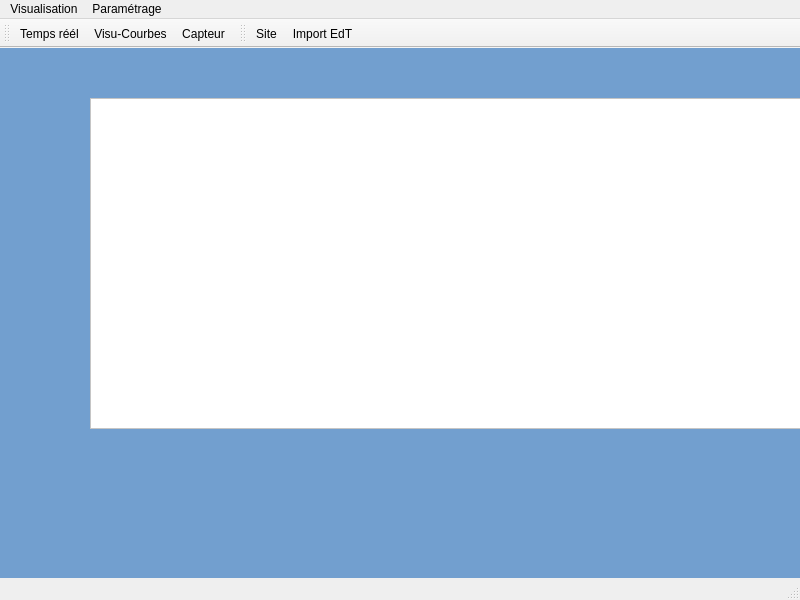
<?xml version="1.0" encoding="UTF-8"?>
<ui version="4.0">
 <class>MainWindow</class>
 <widget class="QMainWindow" name="MainWindow">
  <property name="geometry">
   <rect>
    <x>0</x>
    <y>0</y>
    <width>800</width>
    <height>600</height>
   </rect>
  </property>
  <property name="maximumSize">
   <size>
    <width>800</width>
    <height>600</height>
   </size>
  </property>
  <property name="baseSize">
   <size>
    <width>0</width>
    <height>0</height>
   </size>
  </property>
  <property name="windowTitle">
   <string>MainWindow</string>
  </property>
  <widget class="QWidget" name="centralwidget">
   <widget class="QStackedWidget" name="stackedWidget">
    <property name="geometry">
     <rect>
      <x>0</x>
      <y>0</y>
      <width>801</width>
      <height>531</height>
     </rect>
    </property>
    <property name="styleSheet">
     <string notr="true">background-color: rgb(114, 159, 207);</string>
    </property>
    <property name="currentIndex">
     <number>0</number>
    </property>
    <widget class="QWidget" name="Temps_reel">
     <widget class="QTableView" name="tableView">
      <property name="geometry">
       <rect>
        <x>90</x>
        <y>50</y>
        <width>711</width>
        <height>331</height>
       </rect>
      </property>
      <property name="sizePolicy">
       <sizepolicy hsizetype="Fixed" vsizetype="Fixed">
        <horstretch>0</horstretch>
        <verstretch>0</verstretch>
       </sizepolicy>
      </property>
      <property name="styleSheet">
       <string notr="true">background-color: rgb(255, 255, 255);
color: rgb(114, 159, 207);</string>
      </property>
      <property name="editTriggers">
       <set>QAbstractItemView::NoEditTriggers</set>
      </property>
      <property name="selectionMode">
       <enum>QAbstractItemView::NoSelection</enum>
      </property>
     </widget>
    </widget>
    <widget class="QWidget" name="Capteur"/>
    <widget class="QWidget" name="VisuCourbes"/>
    <widget class="QWidget" name="Site">
     <widget class="QLineEdit" name="lineEdit">
      <property name="geometry">
       <rect>
        <x>130</x>
        <y>50</y>
        <width>101</width>
        <height>21</height>
       </rect>
      </property>
      <property name="styleSheet">
       <string notr="true">background-color: rgb(255, 255, 255);</string>
      </property>
     </widget>
     <widget class="QLabel" name="label">
      <property name="geometry">
       <rect>
        <x>170</x>
        <y>30</y>
        <width>31</width>
        <height>16</height>
       </rect>
      </property>
      <property name="text">
       <string>Salle </string>
      </property>
     </widget>
     <widget class="QLabel" name="label_2">
      <property name="geometry">
       <rect>
        <x>270</x>
        <y>30</y>
        <width>58</width>
        <height>16</height>
       </rect>
      </property>
      <property name="text">
       <string>Batiment</string>
      </property>
     </widget>
     <widget class="QLineEdit" name="lineEdit_2">
      <property name="geometry">
       <rect>
        <x>250</x>
        <y>50</y>
        <width>101</width>
        <height>21</height>
       </rect>
      </property>
      <property name="styleSheet">
       <string notr="true">background-color: rgb(255, 255, 255);</string>
      </property>
     </widget>
    </widget>
    <widget class="QWidget" name="Import_EdT">
     <widget class="QCalendarWidget" name="calendarWidget_2">
      <property name="geometry">
       <rect>
        <x>10</x>
        <y>10</y>
        <width>461</width>
        <height>231</height>
       </rect>
      </property>
      <property name="styleSheet">
       <string notr="true">background-color: rgb(255, 255, 255);</string>
      </property>
     </widget>
    </widget>
   </widget>
  </widget>
  <widget class="QMenuBar" name="menubar">
   <property name="geometry">
    <rect>
     <x>0</x>
     <y>0</y>
     <width>800</width>
     <height>20</height>
    </rect>
   </property>
   <widget class="QMenu" name="menuVisualisation">
    <property name="title">
     <string>Visualisation</string>
    </property>
    <addaction name="actionTemps_r_l"/>
    <addaction name="actionCapteur"/>
    <addaction name="actionVisu_Courbes"/>
   </widget>
   <widget class="QMenu" name="menuParam_trage">
    <property name="title">
     <string>Paramétrage</string>
    </property>
    <addaction name="actionSite"/>
    <addaction name="actionImport_EdT"/>
   </widget>
   <addaction name="menuVisualisation"/>
   <addaction name="menuParam_trage"/>
  </widget>
  <widget class="QStatusBar" name="statusbar"/>
  <widget class="QToolBar" name="toolBar">
   <property name="windowTitle">
    <string>toolBar</string>
   </property>
   <property name="toolButtonStyle">
    <enum>Qt::ToolButtonTextBesideIcon</enum>
   </property>
   <attribute name="toolBarArea">
    <enum>TopToolBarArea</enum>
   </attribute>
   <attribute name="toolBarBreak">
    <bool>false</bool>
   </attribute>
   <addaction name="actionTemps_r_l"/>
   <addaction name="actionVisu_Courbes"/>
   <addaction name="actionCapteur"/>
  </widget>
  <widget class="QToolBar" name="toolBar_2">
   <property name="windowTitle">
    <string>toolBar_2</string>
   </property>
   <attribute name="toolBarArea">
    <enum>TopToolBarArea</enum>
   </attribute>
   <attribute name="toolBarBreak">
    <bool>false</bool>
   </attribute>
   <addaction name="actionSite"/>
   <addaction name="actionImport_EdT"/>
  </widget>
  <action name="actionSite">
   <property name="text">
    <string>Site</string>
   </property>
  </action>
  <action name="actionImport_EdT">
   <property name="text">
    <string>Import EdT</string>
   </property>
  </action>
  <action name="actionCapteur">
   <property name="text">
    <string>Capteur</string>
   </property>
  </action>
  <action name="actionTemps_r_l">
   <property name="text">
    <string>Temps réél</string>
   </property>
  </action>
  <action name="actionVisu_Courbes">
   <property name="text">
    <string>Visu-Courbes</string>
   </property>
  </action>
 </widget>
 <resources/>
 <connections/>
</ui>
